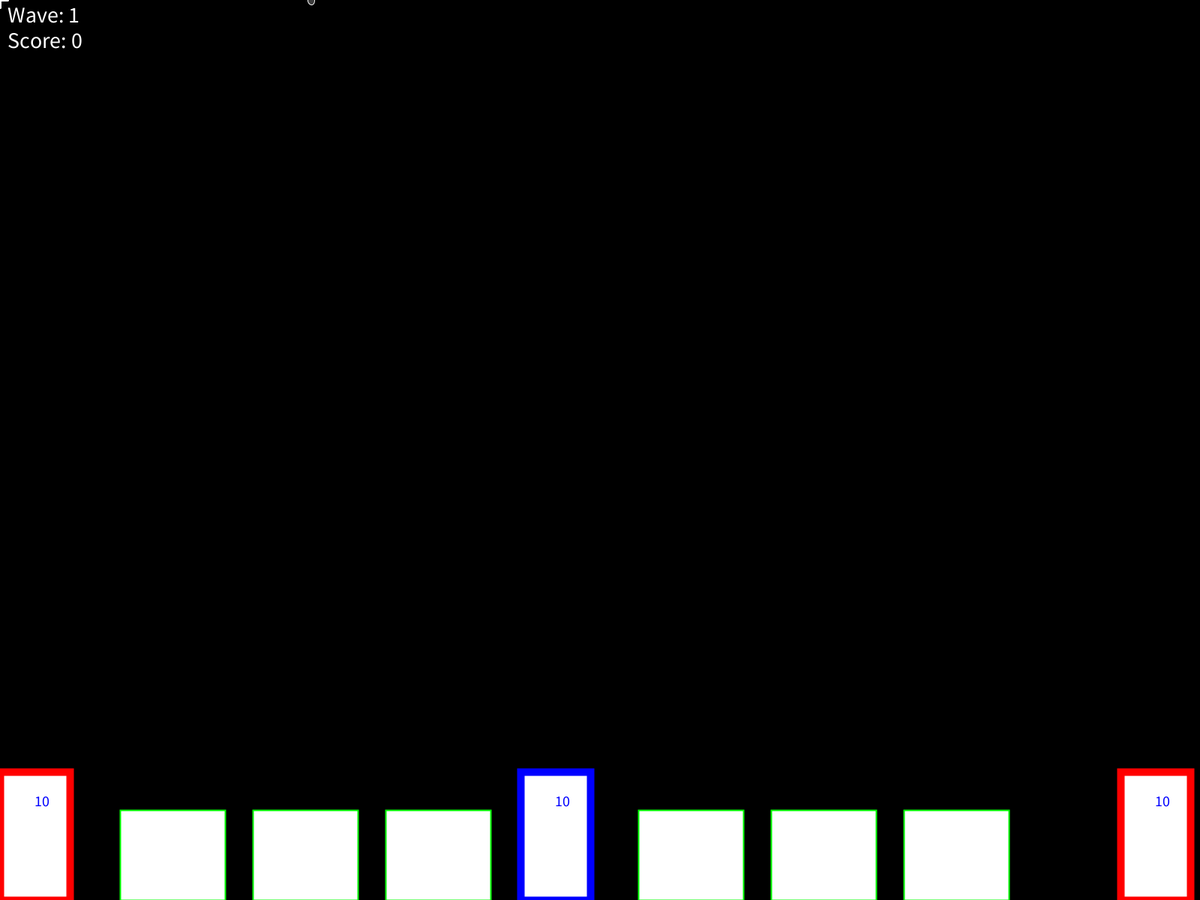
Frame 1 (no input)
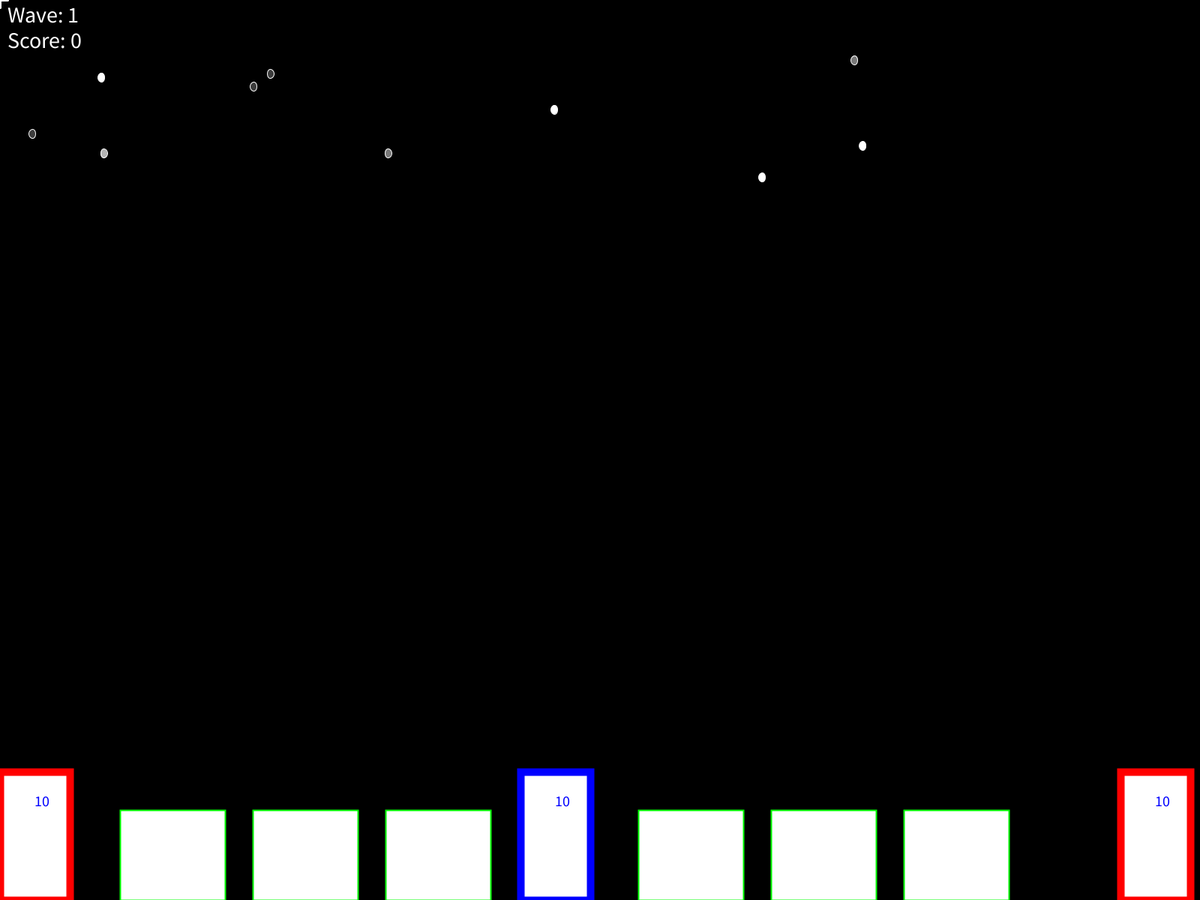
Frame 60 (the mouse pressed at the canvas centre just before this capture)
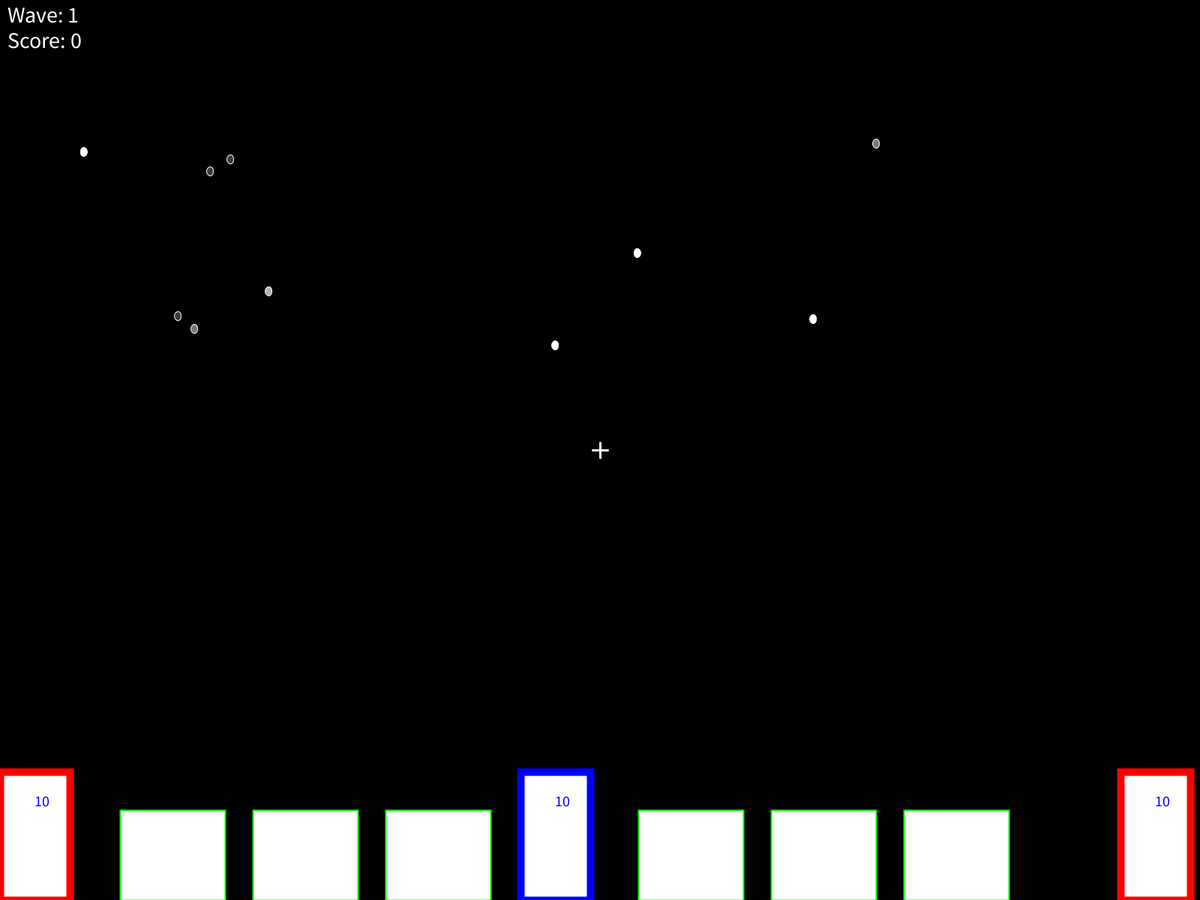
Frame 120 (the mouse held since frame 60 and released just before this capture)

The Processing sketch that drew these frames (run headless with seeded random() and noise(); from frame 60 on, the mouse is pressed at the canvas centre):

// Processing sketch: Particle_Command
// ── Particle_Command.pde
// Just specify canvas size
// Some constants used to derive sizes for game elements from display size
final int CITY_WIDTH_PROP = 10, CITY_HEIGHT_PROP = 10;
final int BASE_WIDTH_PROP = 15, BASE_HEIGHT_PROP = 7;
final int MISSILE_WIDTH_PROP = 75, MISSILE_HEIGHT_PROP = 50;
public static final float DAMPING = .995f; 

int wave = 1;
boolean next;
int points = 0;
int mainPoints = 0;
int trackTenThous = 0;
Base[] bases;
City[] cities;
int citiesStanding = 6;
ArrayList<Missile> missiles;
ArrayList<Explosion> explosions;
ArrayList<Particle> particles;
ArrayList<Integer> splitting;
int launched = 0;
int maxParts = 10;
int missileMax = 30;
int selected = 1;
          
void setup() {
  fullScreen();
  next = false;
  cities = new City[6];
  bases = new Base[3];
  missiles = new ArrayList<Missile>();
  explosions = new ArrayList<Explosion>();
  particles = new ArrayList<Particle>();
  
  int baseWidth = displayWidth / BASE_WIDTH_PROP;
  int baseHeight = displayHeight / BASE_HEIGHT_PROP;
  
  int cityWidth = displayWidth / CITY_WIDTH_PROP;
  int cityHeight = displayHeight / CITY_HEIGHT_PROP;
  int cityX = displayWidth / 9 - cityWidth / 2; 
  int cityY = displayHeight - cityHeight;
  
  bases[0] = new Base(0, displayHeight - baseHeight, baseWidth, baseHeight, false);
  bases[1] = new Base(displayWidth / 2 - baseWidth, displayHeight - baseHeight, baseWidth, baseHeight, true);
  bases[2] = new Base(displayWidth - baseWidth, displayHeight - baseHeight, baseWidth, baseHeight, false);

  int xCo = cityWidth;
  for (int i = 0; i < 6; i ++) {
    //initProp--;
    cities[i] = new City(xCo, cityY, cityWidth, cityHeight);
    xCo = xCo + cityWidth/2 + cityX;
    if (i == 2) {
      xCo = xCo + cityWidth;
    }
  }
}

// clear background render a pair of lines that intersect at the mouse
// position, render some text describing mouse coords

void draw() {
  background(0);
  
  if (citiesStanding > 0) {
    stroke(255);
    strokeWeight(3);
    line(mouseX - 10, mouseY, mouseX + 10, mouseY);
    line(mouseX, mouseY - 10, mouseX, mouseY + 10);
    fill(255);
    textSize(30);
    int total = mainPoints + points;
    text("Wave: " + wave + "\nScore: " + total, 10, 30); 
    
    for (int i = 0; i < 6; i++) {
      cities[i].draw(); 
    }
    for (int i = 0; i < 3; i++) {
      bases[i].draw(); 
    }
    for (int i = 0; i < missiles.size(); i++) {
      if (missiles.get(i).exploded && !missiles.isEmpty()) {
        Explosion ex = new Explosion(missiles.get(i).getX(), missiles.get(i).getY(), (displayWidth / MISSILE_WIDTH_PROP) * 6, (displayHeight / MISSILE_HEIGHT_PROP) * 6);
        explosions.add(ex);
        missiles.remove(i);
        i--;
      }
      else {
        missiles.get(i).draw();
      }
    }
    for (int i = 0; i < explosions.size(); i++) {
      if(explosions.get(i).finished) {
        explosions.remove(i);
        i--;
      }
      else {
        explosions.get(i).draw();
      }
    }
    
    generate();
    // create particle with random x coordinate, mass, etc. 
    for (int i = 0; i < particles.size(); i++) {
      if (particles.get(i).getX() < 0 || particles.get(i).getY() > displayHeight) { 
        particles.remove(i);
        if (particles.isEmpty()) {
          next = true;
        }
        if (i > 0) {
          i--;
        }
      }
      else {
        particles.get(i).draw();
        if (particles.get(i).split && particles.get(i).split()) {
          Particle part = new Particle(particles.get(i).getX(), particles.get(i).getY(), (displayWidth / MISSILE_WIDTH_PROP) / 2, (displayHeight / MISSILE_HEIGHT_PROP) / 2, wave, false, DAMPING);
          particles.add(part);
        }
      }
    }
    
    // collision detection call
    detect();
    
    // combine points and move onto the next wave
    nextWave();
    
    checkTenThous();
  }
  else {
    textAlign(CENTER);
    textSize(50);
    text("MISSION FAILED. \nPOINTS: " + mainPoints + "\nPlay Again? \n [Press Enter]", displayWidth / 2, displayHeight / 2);
  }
}

void keyPressed() {
  if (key == '1' && !bases[0].destroyed) {
    selected = 0;
    bases[0].selected();
    bases[1].clearSelect();
    bases[2].clearSelect();
  }
  else if (key == '2' && !bases[1].destroyed) {
    selected = 1;
    bases[1].selected();
    bases[0].clearSelect();
    bases[2].clearSelect();
  }
  else if (key == '3' && !bases[2].destroyed) {
    selected = 2;
    bases[2].selected();
    bases[1].clearSelect();
    bases[0].clearSelect();
  }
}

void keyReleased() {
  if (key == ENTER) {
    reset();
  }  
}

void mousePressed() {
}

void mouseReleased() {
  if (bases[selected].ammo > 0) {
    bases[selected].fire();
    int speedDiv = 100;
    if (selected == 1) {
      speedDiv = 75;
    }
    Missile missile = new Missile(bases[selected].getX() + bases[selected].width / 2,
                                  bases[selected].getY(), 
                                  displayWidth / MISSILE_WIDTH_PROP,     // proportions
                                  displayHeight / MISSILE_HEIGHT_PROP, 
                                  mouseX, mouseY,  // target
                                  speedDiv,
                                  DAMPING);    // acceleration
    missiles.add(missile);
  }
}


void generate() {
  // create new particle
  // with each wave generate higher percentage of particles
  if (wave > 1 && next) {
    splitting = new ArrayList<Integer>();
    splitting.add((int) random(0, maxParts - 1));
    for (int i = 0; i < wave - 1; i++) {
      int splitIndex = (int) random(0, maxParts - 1);
      while (splitting.contains(splitIndex)) {
        splitIndex = (int) random(0, maxParts - 1);
      }
      splitting.add(splitIndex);
    }
  }
  next = false;
  boolean generate = false; //<>//
  // random true/false generator
  int number = (int)random(0, 10);
  if (number % 3 == 0) {
    generate = true;
  }
  // if true
  if (generate && launched < maxParts) {
    boolean toSplit = false;
    if (wave > 1 && splitting.contains(particles.size() - 1)) {
      toSplit = true;
    }
    Particle part = new Particle((int)random(0, displayWidth), 0, (displayWidth / MISSILE_WIDTH_PROP) / 2, (displayHeight / MISSILE_HEIGHT_PROP) / 2, wave, toSplit, DAMPING);
    particles.add(part);
    launched++;
  }  
}


void nextWave() {
  if (launched % maxParts == 0 && next && particles.isEmpty()) {
    wave++;
    launched = 0;
    maxParts = maxParts; // + 5
    mainPoints = mainPoints + points;
    mainPoints = mainPoints + (100 * citiesStanding);
    if (wave == 3 || wave == 4) {
      mainPoints = mainPoints * 2;
    }
    else if (wave == 5 || wave == 6) {
      mainPoints = mainPoints * 3;
    }
    else if (wave == 7 || wave == 8) {
      mainPoints = mainPoints * 4;
    }
    else if (wave == 9 || wave == 10) {
      mainPoints = mainPoints * 5;
    }
    else if (wave >= 11) {
      mainPoints = mainPoints * 6;
    }
    points = 0;
    
    for (int i = 0; i < bases.length; i++) {
      bases[i].destroyed = false;
      bases[i].ammo = 10;
    }
  }
}


void detect() {
  // missiles, cities and bases
  // particle destruction
  for (int i = 0; i < explosions.size(); i++) {
    for (int j = 0; j < particles.size(); j++) {
      
      float a = Math.abs(explosions.get(i).getX() - particles.get(j).getX());
      float b = Math.abs(explosions.get(i).getY() - particles.get(j).getY());
      
      a = a * a;
      b = b * b;
      
      float dist = (float) Math.sqrt(a + b);

      if (dist < explosions.get(i).width / 2 + particles.get(j).width / 2 && dist < explosions.get(i).height / 2 + particles.get(j).height / 2) {
        Explosion ex = new Explosion(particles.get(j).getX(), particles.get(j).getY(), (displayWidth / MISSILE_WIDTH_PROP) * 4, (displayHeight / MISSILE_HEIGHT_PROP) * 4);
        particles.remove(j);
        explosions.add(ex);
        
        if (particles.isEmpty()) {
          next = true;
        }
        if (particles.size() > j && j > 0) {
          j--;
        }
        
        points = points + 25;
        trackTenThous = trackTenThous + points;
      }
    }
  }
  
  // checks for city and base collisions
  for (int i = 0; i < cities.length; i++) {
    for (int j = 0; j < particles.size(); j++) {
      boolean collide = false;
      if (i < 3) {
        if (!bases[i].destroyed && (particles.get(j).getX() + particles.get(j).width > bases[i].getX() &&
             particles.get(j).getX() - particles.get(j).width < bases[i].getX() + bases[i].width) &&
             particles.get(j).getY() + particles.get(j).height > bases[i].getY()) {
          if (bases[i].hit()) {
            bases[i].ammo = 0;
            if (selected == i) {
              boolean move = true;
              int l = 0;
              while (move && l < 3) {
                if (!bases[l].destroyed) {
                  selected = l;
                  move = false;
                }
                else {
                  l++;
                }
              }
            }
            collide = true;
          }
        }
      }
       
      // city hit by particle
      if (!cities[i].destroyed && (particles.get(j).getX() + particles.get(j).width > cities[i].getX() &&
          particles.get(j).getX() - particles.get(j).width < cities[i].getX() + cities[i].width) &&
          particles.get(j).getY() + particles.get(j).height > cities[i].getY()) {
        cities[i].hit();
        citiesStanding--;
        collide = true;
      }
      
      if (collide) {
        particles.remove(j);
        if (!particles.isEmpty() && j > 0) {
          j--;
        }
        else if (particles.isEmpty()) {
          next = true;
        }
      }
    }
  }
}

void checkTenThous() {
  if (citiesStanding < 6 && trackTenThous > 10000) {
    boolean check = true;
    int i = 0;
    while (check && i < 6) {
      if (cities[i].destroyed) {
        cities[i].destroyed = false;
        citiesStanding++;
        check = false;
      }
      i++;
    }
    trackTenThous = 0;
  }
}

void reset() {
  wave = 1;
  points = 0;
  mainPoints = 0;
  trackTenThous = 0;
  bases = null;
  cities = null;
  citiesStanding = 6;
  missiles = null;
  explosions = null;
  particles = null;
  launched = 0;
  maxParts = 10;
  missileMax = 30;
  selected = 1;
  setup();
}

/* Sketch Summaries
    Velocity gives movement and force (?)
    Particle does bounces
    Drag slows things over time
    Mass 
    Gravity gives things a central pull
*/

/* TODO
*/

// ── Base.pde
final class Base {
 PVector position;
 int width, height;
 boolean selected;
 boolean destroyed;
 int ammo;
 
 Base(int x, int y, int width, int height, boolean selected) {
    this.position = new PVector(x, y);
    this.width = width - width / 8;
    this.height = height;
    this.selected = selected;
    this.destroyed = false;
    this.ammo = 10;
 }
 
 int getX() { return (int)position.x; }
 int getY() { return (int)position.y; }
 
 void draw() {
   strokeWeight(10);
   if (destroyed) {
     fill(0);
     stroke(255, 0, 0);
     rect(position.x, position.y, width, height);
   }
   else {
     fill(255);
     stroke(255, 0, 0);
     if(selected) {
        stroke(0,0,255);
     }
     rect(position.x, position.y, width, height);
     
     fill(0, 0, 255);
     textSize(20);
     text(ammo, position.x + width / 2, position.y + width / 2);
     stroke(255, 0, 0);
   }
 }
 
 void fire() {
   ammo--; 
 }
 
 boolean hit() {
   destroyed = true;
   return true;
 }
 
 void selected() {
   selected = true; 
 }
 
 void clearSelect() {
    selected = false; 
 }
}

// ── City.pde
final class City {
 PVector position;
 int width, height;
 boolean destroyed;
 
 City(int x, int y, int width, int height) {
    this.position = new PVector(x, y);
    this.width = width - width / 8;
    this.height = height;
    this.destroyed = false;
 }
 
 int getX() { return (int)position.x; }
 int getY() { return (int)position.y; }
 
 void draw() {
   strokeWeight(2);
   if (destroyed) {
     fill(0);
     stroke(255, 0, 0);
   }
   else {
     fill(255);
     stroke(0, 255, 0);
   }
   rect(position.x, position.y, width, height);
 }
 
 void hit() {
   destroyed = true; 
 }
}

// ── Explosion.pde
final class Explosion {
 PVector position;
 int width, height;
 int timer = 0;
 boolean finished = false;
 final int SECOND = 60;
 
 Explosion(int x, int y, int width, int height) {
    this.position = new PVector(x, y);
    this.width = width - width / 16;
    this.height = height;
 }
 
 int getX() { return (int)position.x; }
 int getY() { return (int)position.y; }
 
 void draw() {
   fill(255, 255, 0);
   strokeWeight(1);
   stroke(255, 255, 0);
   ellipse(position.x, position.y, width, height);
   if (timer == SECOND) {
     finished = true; 
   }
   timer++;
 }
 
}

// ── Missile.pde
final class Missile {
  PVector origin, position, target, vector;
  // normal being the vector of change between position and target
  PVector velocity, acceleration, gravity;
  int width, height, direction;
  private float mass;
  float magnitude;
  boolean exploded;
  final float DAMPING;

  Missile(int x, int y, int width, int height, int targetX, int targetY, int speedDiv, float DAMPING) {
    this.origin = new PVector(x, y);
    this.position = new PVector(x, y);
    this.width = width;
    this.height = height;
    this.target = new PVector(targetX, targetY);
    //if (target.x > origin.x) {
    //  tempTar.x = target.x + (displayWidth - target.x);
    //}
    //else {
    //  tempTar.x = target.x + (target.x);
    //}
    //if (target.y < origin.x) {
    //  tempTar.y = target.y + (target.y);
    //}
    //else {
    //  tempTar.y = target.y + (displayHeight - target.y);
    //}
    
    //divide display into 8ths?
    
    //int multiplier = getExtraThrust();
    int multiplier = 1;
    this.vector = new PVector(multiplier * (target.x - x), multiplier * (target.y - y));
    this.velocity = new PVector((float)vector.x / speedDiv, (float)vector.y / speedDiv);

    this.exploded = false;
    this.DAMPING = DAMPING;
    this.mass = 0.009f;
    this.gravity = new PVector(0, displayHeight);
    float distance = gravity.mag();
    gravity.mult(1/distance);
  }
  
  int getExtraThrust() {
    int multiplier = 1;
    
    float divWidth = displayWidth / 3;
    float divHeight = displayHeight / 3;
    //if (origin.x < divWidth) {
    //  if (target.x < divWidth) {
    //    return 3;
    //  }
    //  else if ((target.x > divWidth && target.x < divWidth * 2)) {
    //    return 2;
    //  }
    //  else if ((target.x > divWidth * 2 && target.x < divWidth * 3)) {
    //    return 1;
    //  }
    //}
    //else if (origin.x > divWidth && origin.x < divWidth * 2) {
    //  if (target.x < divWidth) {
    //    return 1;
    //  }
    //  else if (target.y > divHeight * 2) {
    //    return 8;
    //  }
    //  else if (target.x > divWidth * 2 && target.x < divWidth * 3) {
    //    return 1;
    //  }
    //}
    //else if (origin.x > divWidth * 2) {
    //  if (target.x < divWidth) {
    //    return 1;
    //  }
    //  else if (target.x > divWidth && target.x < divWidth * 2) {
    //    return 2;
    //  }
    //  else if (target.x > divWidth * 2 && target.x < divWidth * 3) {
    //    return 2;
    //  }
    //}
    
    if (target.y > divHeight * 2) {
        return 8;
    }
    else if (target.y > divHeight && target.y < divHeight * 2) {
      return 4; 
    }
    
    return multiplier;
  }

  int getX() { 
    return (int)position.x;
  }
  int getY() { 
    return (int)position.y;
  }
  int getTarX() { 
    return (int)target.x;
  }
  int getTarY() { 
    return (int)target.y;
  }

  void draw() {
    fill(255, 0, 0);
    stroke(255, 0, 0);
    ellipse(position.x, position.y, width, height);
    fly();
  }

  boolean fly() {
    position.add(velocity);
    acceleration = gravity.copy();
    acceleration.mult(mass);
    velocity.add(acceleration);
    velocity.mult(DAMPING);

//|| (velocity.y == 0 && (position.x < target.x + 5 && position.x > target.x - 5)
    if (!exploded && ((target.y < origin.y && position.y < target.y) || (target.x > origin.x && position.x > target.x) || (target.x < origin.x && position.x < target.x))) {
      return explode();
    }
    return false;
  }

  boolean explode() {
    exploded = true;
    return true;
    // return true and create an explosion object
  }
}

// ── Particle.pde
final class Particle {
 PVector position, velocity, acceleration, gravity;
 int width, height, colour;
 private float mass;
 boolean split;
 final float DAMPING;
 
 Particle(int x, int y, int width, int height, int wave, boolean split, float damping) {
    this.position = new PVector(x, y);
    this.width = width - width / 8;
    this.height = height;
    this.split = split;
    
    int maxSpeedRestrict = 600 - (wave * 20);
    if (maxSpeedRestrict < 200) {
      maxSpeedRestrict = 200;
    }
    int speed = (int)random(200, maxSpeedRestrict);
    this.velocity = new PVector(random(-displayWidth, displayWidth) / speed, displayHeight / speed);
    this.acceleration = new PVector(0, 0);
    
    this.DAMPING = damping;
    this.mass = random(0.005f, 0.009f);
    if (mass >= 0.005 && mass < 0.006) {
      this.colour = 255;
    }
    else if (mass >= 0.006 && mass < 0.007) {
      this.colour = 180;
    }
    else if (mass >= 0.007 && mass < 0.008) {
      this.colour = 120;
    }
    else {
      this.colour = 60; 
    }
    this.gravity = new PVector(0, random(0, displayHeight));
    float distance = gravity.mag();
    gravity.mult(1/distance);
  }
 
 int getX() { return (int)position.x; }
 int getY() { return (int)position.y; }
 
 void draw() {
   fill(colour);
   strokeWeight(1);
   stroke(255);
   ellipse(position.x, position.y, width, height);
   fall();
 }
  
 void fall() {
   position.add(velocity);
   acceleration = gravity.copy();
   acceleration.mult(mass);
   velocity.add(acceleration);
   velocity.mult(DAMPING);
   
   if ((position.x - width < 0) || (position.x + width > displayWidth)) velocity.x = -velocity.x;
 }
 
 boolean split() {
  int toSplit = (int) random(0, 999);
    if (position.y > displayHeight / 4 && toSplit % 503 == 0) {
      split = false;
      return true;
    }
    else if (position.y > displayHeight / 2) {
      split = false;
      return true;
    }
    return false;
  }
}
